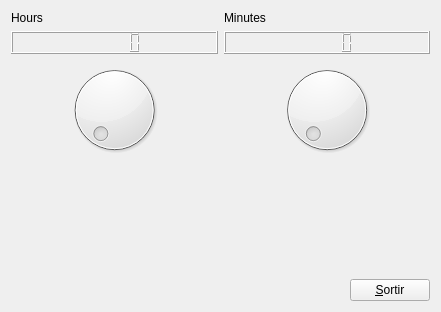
<?xml version="1.0" encoding="UTF-8"?>
<ui version="4.0">
 <class>Form</class>
 <widget class="QWidget" name="Form">
  <property name="geometry">
   <rect>
    <x>0</x>
    <y>0</y>
    <width>441</width>
    <height>312</height>
   </rect>
  </property>
  <property name="windowTitle">
   <string>Form</string>
  </property>
  <layout class="QVBoxLayout" name="verticalLayout">
   <item>
    <layout class="QHBoxLayout" name="horizontalLayout_2">
     <item>
      <widget class="QLabel" name="label">
       <property name="text">
        <string>Hours</string>
       </property>
      </widget>
     </item>
     <item>
      <widget class="QLabel" name="label_2">
       <property name="text">
        <string>Minutes</string>
       </property>
      </widget>
     </item>
    </layout>
   </item>
   <item>
    <layout class="QHBoxLayout" name="horizontalLayout_3">
     <item>
      <widget class="QLCDNumber" name="lcdNumber">
       <property name="sizePolicy">
        <sizepolicy hsizetype="Minimum" vsizetype="Minimum">
         <horstretch>0</horstretch>
         <verstretch>0</verstretch>
        </sizepolicy>
       </property>
       <property name="minimumSize">
        <size>
         <width>0</width>
         <height>23</height>
        </size>
       </property>
      </widget>
     </item>
     <item>
      <widget class="QLCDNumber" name="lcdNumber_2"/>
     </item>
    </layout>
   </item>
   <item>
    <layout class="QHBoxLayout" name="horizontalLayout_4">
     <item>
      <widget class="QDial" name="dial">
       <property name="maximum">
        <number>23</number>
       </property>
      </widget>
     </item>
     <item>
      <widget class="QDial" name="dial_2">
       <property name="maximum">
        <number>59</number>
       </property>
      </widget>
     </item>
    </layout>
   </item>
   <item>
    <spacer name="verticalSpacer">
     <property name="orientation">
      <enum>Qt::Vertical</enum>
     </property>
     <property name="sizeHint" stdset="0">
      <size>
       <width>20</width>
       <height>90</height>
      </size>
     </property>
    </spacer>
   </item>
   <item>
    <layout class="QHBoxLayout" name="horizontalLayout">
     <item>
      <spacer name="horizontalSpacer_2">
       <property name="orientation">
        <enum>Qt::Horizontal</enum>
       </property>
       <property name="sizeHint" stdset="0">
        <size>
         <width>288</width>
         <height>20</height>
        </size>
       </property>
      </spacer>
     </item>
     <item>
      <widget class="QPushButton" name="pushButton">
       <property name="text">
        <string>&amp;Sortir</string>
       </property>
      </widget>
     </item>
    </layout>
   </item>
  </layout>
 </widget>
 <resources/>
 <connections>
  <connection>
   <sender>pushButton</sender>
   <signal>clicked()</signal>
   <receiver>Form</receiver>
   <slot>close()</slot>
   <hints>
    <hint type="sourcelabel">
     <x>326</x>
     <y>278</y>
    </hint>
    <hint type="destinationlabel">
     <x>194</x>
     <y>275</y>
    </hint>
   </hints>
  </connection>
  <connection>
   <sender>dial</sender>
   <signal>sliderMoved(int)</signal>
   <receiver>lcdNumber</receiver>
   <slot>display(int)</slot>
   <hints>
    <hint type="sourcelabel">
     <x>80</x>
     <y>188</y>
    </hint>
    <hint type="destinationlabel">
     <x>84</x>
     <y>135</y>
    </hint>
   </hints>
  </connection>
  <connection>
   <sender>dial_2</sender>
   <signal>sliderMoved(int)</signal>
   <receiver>lcdNumber_2</receiver>
   <slot>display(int)</slot>
   <hints>
    <hint type="sourcelabel">
     <x>260</x>
     <y>191</y>
    </hint>
    <hint type="destinationlabel">
     <x>262</x>
     <y>148</y>
    </hint>
   </hints>
  </connection>
 </connections>
</ui>
